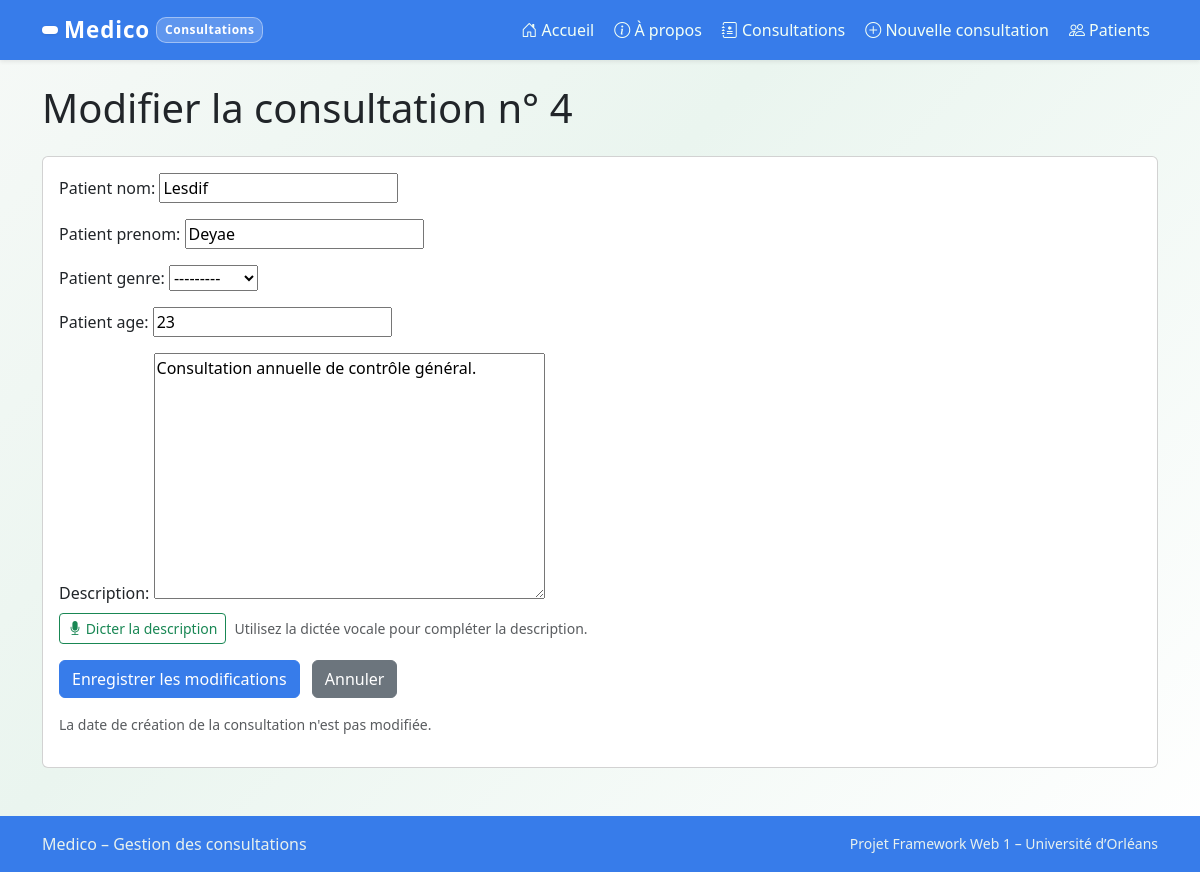
The app's page /changer_consultation/4/ with its own data.
### medico/models.py (models this page shows, shortened)
class Consultation(models.Model):
    choix_genre = [
        ("M", "Masculin"),
        ("F", "Féminin"),
        ("Autre", "Autre"),
    ]
    patient_nom = models.CharField(max_length=40)
    patient_prenom = models.CharField(max_length=30)
    patient_genre = models.CharField(max_length=20, choices = choix_genre)
    patient_age = models.PositiveIntegerField()
    description = models.TextField()
    date = models.DateTimeField()

### medico/views.py (the view)
# urls.py: path('changer_consultation/<int:pk>/', views.changer_consultation, name='changer_consultation'),
def changer_consultation(request, pk):
    consultation = get_object_or_404(Consultation, pk=pk)
    original_date = getattr(consultation, 'date', None) or getattr(consultation, 'consultation_date', None)
    if request.method == "POST":
        form = ConsultationForm(request.POST, instance=consultation)
        if form.is_valid():
            obj = form.save(commit=False)
            if hasattr(obj, 'date') and original_date is not None:
                obj.date = original_date
            if hasattr(obj, 'consultation_date') and original_date is not None:
                obj.consultation_date = original_date
            obj.save()
            return redirect('consultation_detail', pk=consultation.pk)
    else:
        form = ConsultationForm(instance=consultation)
    return render(request, "medico/changer_consultation.html", {"form": form, "consultation": consultation})

### medico/forms.py
class ConsultationForm(forms.ModelForm):
    class Meta:
        model = Consultation
        exclude = ['date']

### medico/templates/medico/changer_consultation.html (shortened to what this page needs)
{% extends "medico/base.html" %}
{% block content %}
<h1 class="mb-4">Modifier la consultation n° {{ consultation.id }}</h1>
<div class="card">
  <div class="card-body">
    <form method="post" novalidate>
      <div class="mb-3">
        {{ form.patient_nom.label_tag }}
        {{ form.patient_nom }}
      </div>
      <div class="mb-3">
        {{ form.patient_prenom.label_tag }}
        {{ form.patient_prenom }}
      </div>
      <div class="mb-3">
        {{ form.patient_genre.label_tag }}
        {{ form.patient_genre }}
      </div>
      <div class="mb-3">
        {{ form.patient_age.label_tag }}
        {{ form.patient_age }}
      </div>
      <div class="mb-3">
        {{ form.description.label_tag }}
        {{ form.description }}
        <div class="mt-2 d-flex align-items-center gap-2">
          <button type="button" class="btn btn-outline-success btn-sm" onclick="startDictation()">
            <i class="bi bi-mic-fill"></i> Dicter la description
          </button>
          <small class="text-muted">Utilisez la dictée vocale pour compléter la description.</small>
        </div>
      </div>
      <button type="submit" class="btn btn-success">
        Enregistrer les modifications
      </button>
      <a href="{% url 'consultation_detail' consultation.id %}" class="btn btn-secondary ms-2">
        Annuler
      </a>
    </form>
    <p class="mt-3 small text-muted">
      La date de création de la consultation n'est pas modifiée.
    </p>
  </div>
</div>
{% endblock %}

### medico/templates/medico/base.html (style rules this page uses)
body { background: linear-gradient(135deg, #f6f9f7 0%, #eaf5ef 40%, #ffffff 100%); min-height: 100vh; display: flex; flex-direction: column; font-family: 'Segoe UI', Roboto, sans-serif; }
.btn-success { background-color: #377cea; border-color: #377cea; }

### records on screen
Consultation: id "4", patient_nom "Lesdif", patient_prenom "Deyae", patient_genre "---------", patient_age "23", description "Consultation annuelle de contrôle général."
